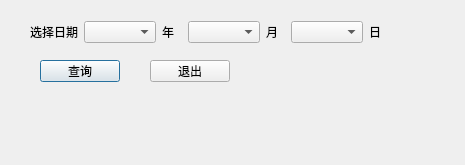
<?xml version="1.0" encoding="UTF-8"?>
<ui version="4.0">
 <class>DayIncomeQuery_Dialog</class>
 <widget class="QDialog" name="DayIncomeQuery_Dialog">
  <property name="geometry">
   <rect>
    <x>0</x>
    <y>0</y>
    <width>465</width>
    <height>165</height>
   </rect>
  </property>
  <property name="windowTitle">
   <string>Dialog</string>
  </property>
  <widget class="QPushButton" name="queryButton">
   <property name="geometry">
    <rect>
     <x>40</x>
     <y>60</y>
     <width>80</width>
     <height>22</height>
    </rect>
   </property>
   <property name="text">
    <string>查询</string>
   </property>
  </widget>
  <widget class="QPushButton" name="quitButton">
   <property name="geometry">
    <rect>
     <x>150</x>
     <y>60</y>
     <width>80</width>
     <height>22</height>
    </rect>
   </property>
   <property name="text">
    <string>退出</string>
   </property>
  </widget>
  <widget class="QWidget" name="">
   <property name="geometry">
    <rect>
     <x>30</x>
     <y>20</y>
     <width>359</width>
     <height>24</height>
    </rect>
   </property>
   <layout class="QHBoxLayout" name="horizontalLayout">
    <item>
     <widget class="QLabel" name="label">
      <property name="text">
       <string>选择日期</string>
      </property>
     </widget>
    </item>
    <item>
     <widget class="QComboBox" name="year_comboBox"/>
    </item>
    <item>
     <widget class="QLabel" name="label_2">
      <property name="text">
       <string>年</string>
      </property>
     </widget>
    </item>
    <item>
     <widget class="QComboBox" name="month_comboBox"/>
    </item>
    <item>
     <widget class="QLabel" name="label_3">
      <property name="text">
       <string>月</string>
      </property>
     </widget>
    </item>
    <item>
     <widget class="QComboBox" name="day_comboBox"/>
    </item>
    <item>
     <widget class="QLabel" name="label_4">
      <property name="text">
       <string>日</string>
      </property>
     </widget>
    </item>
   </layout>
  </widget>
 </widget>
 <resources/>
 <connections/>
</ui>
